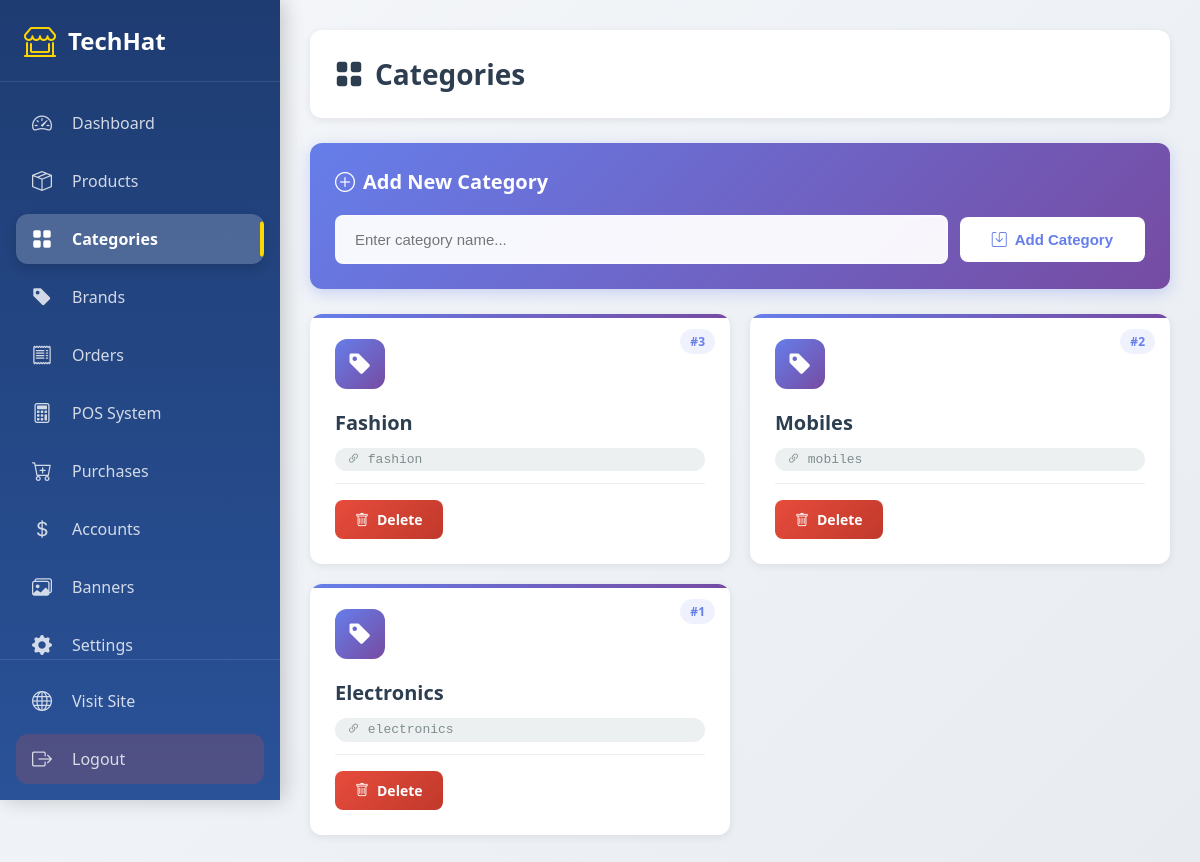
Screenshot of /admin/categories.php (signed in) with the database file from the repository.
### tables this page shows
CREATE TABLE IF NOT EXISTS categories (
    id INT UNSIGNED AUTO_INCREMENT PRIMARY KEY,
    parent_id INT UNSIGNED NULL,
    name VARCHAR(150) NOT NULL,
    slug VARCHAR(180) NOT NULL UNIQUE,
    description TEXT,
    image VARCHAR(255),
    created_at DATETIME NOT NULL DEFAULT CURRENT_TIMESTAMP,
    updated_at DATETIME NOT NULL DEFAULT CURRENT_TIMESTAMP ON UPDATE CURRENT_TIMESTAMP,
    CONSTRAINT fk_categories_parent FOREIGN KEY (parent_id) REFERENCES categories(id) ON DELETE SET NULL,
    INDEX idx_categories_parent (parent_id)
);

### admin/categories.php (the view, shortened to what this page needs)
<?php
require_once '../core/auth.php';
require_once __DIR__ . '/partials/sidebar.php';
$stmt = $pdo->query("SELECT * FROM categories ORDER BY id DESC");
$categories = $stmt->fetchAll();
?>
<!DOCTYPE html>
<html lang="en">
<head>
    <link rel="stylesheet" href="https://cdn.jsdelivr.net/npm/bootstrap-icons@1.11.1/font/bootstrap-icons.css">
</head>
<body>
    <?php include 'partials/sidebar.php'; ?>
    <div class="admin-content">
        <div class="content">
            <div class="page-header">
                <h1>
                    <i class="bi bi-grid-fill"></i>
                    Categories
                </h1>
            </div>
            <div class="add-category-form">
                <h3>
                    <i class="bi bi-plus-circle"></i>
                    Add New Category
                </h3>
                <form method="POST">
                    <div class="form-group">
                        <input type="text" name="name" placeholder="Enter category name..." required>
                        <button type="submit" name="add_category">
                            <i class="bi bi-save"></i>
                            Add Category
                        </button>
                    </div>
                </form>
            </div>
            <?php if (empty($categories)): ?>
                <div class="empty-state">
                    <i class="bi bi-folder2-open"></i>
                    <h3>No Categories Yet</h3>
                    <p>Create your first category above</p>
                </div>
            <?php else: ?>
                <div class="categories-grid">
                    <?php foreach ($categories as $cat): ?>
                        <div class="category-card">
                            <span class="category-id">#<?php echo $cat['id']; ?></span>
                            <div class="category-icon">
                                <i class="bi bi-tag-fill"></i>
                            </div>
                            <h3 class="category-name"><?php echo htmlspecialchars($cat['name']); ?></h3>
                            <span class="category-slug">
                                <i class="bi bi-link-45deg"></i>
                                <?php echo $cat['slug']; ?>
                            </span>
                            <div class="category-actions">
                                <a href="categories.php?delete=<?php echo $cat['id']; ?>"
                                   class="btn-delete"
                                   onclick="return confirm('Are you sure you want to delete this category?')">
                                    <i class="bi bi-trash"></i>
                                    Delete
                                </a>
                            </div>
                        </div>
                    <?php endforeach; ?>
                </div>
            <?php endif; ?>
        </div>
    </div>
</body>
</html>

### admin/partials/sidebar.php (style rules this page uses)
.admin-content { margin-left: 280px; transition: margin-left 0.3s cubic-bezier(0.4, 0, 0.2, 1); }

### admin/categories.php (style rules this page uses)
* { margin: 0; padding: 0; box-sizing: border-box; }
body { font-family: 'Segoe UI', Tahoma, Geneva, Verdana, sans-serif; background: linear-gradient(135deg, #f5f7fa 0%, #e8ecf1 100%); min-height: 100vh; }
.admin-content { margin-left: 280px; transition: margin-left 0.3s; }
.content { padding: 30px; }
.page-header { background: white; padding: 25px; border-radius: 12px; margin-bottom: 25px; box-shadow: 0 2px 8px rgba(0, 0, 0, 0.08); }
.page-header h1 { margin: 0; font-size: 28px; color: #2c3e50; display: flex; align-items: center; gap: 12px; }
.add-category-form { background: linear-gradient(135deg, #667eea 0%, #764ba2 100%); padding: 25px; border-radius: 12px; margin-bottom: 25px; box-shadow: 0 4px 15px rgba(102, 126, 234, 0.3); }
.add-category-form h3 { margin: 0 0 20px 0; color: white; font-size: 20px; display: flex; align-items: center; gap: 8px; }
.form-group { display: flex; gap: 12px; align-items: center; }
.form-group input { flex: 1; padding: 14px 18px; border: 2px solid rgba(255, 255, 255, 0.3); border-radius: 8px; font-size: 15px; background: rgba(255, 255, 255, 0.95); transition: all 0.3s; }
.form-group button { padding: 14px 32px; background: white; color: #667eea; border: none; border-radius: 8px; font-size: 15px; font-weight: 700; cursor: pointer; transition: all 0.3s; display: flex; align-items: center; gap: 8px; }
.categories-grid { display: grid; grid-template-columns: repeat(auto-fill, minmax(280px, 1fr)); gap: 20px; }
.category-card { background: white; border-radius: 12px; padding: 25px; box-shadow: 0 2px 8px rgba(0, 0, 0, 0.08); transition: all 0.3s cubic-bezier(0.4, 0, 0.2, 1); position: relative; overflow: hidden; display: flex; flex-direction: column; gap: 12px; }
.category-card::before { content: ''; position: absolute; top: 0; left: 0; width: 100%; height: 4px; background: linear-gradient(90deg, #667eea 0%, #764ba2 100%); }
.category-icon { width: 50px; height: 50px; background: linear-gradient(135deg, #667eea 0%, #764ba2 100%); border-radius: 12px; display: flex; align-items: center; justify-content: center; color: white; font-size: 24px; margin-bottom: 8px; }
.category-name { font-size: 20px; font-weight: 700; color: #2c3e50; margin: 0; }
.category-slug { font-size: 13px; color: #7f8c8d; background: #ecf0f1; padding: 4px 12px; border-radius: 20px; display: inline-block; font-family: monospace; }
.category-id { position: absolute; top: 15px; right: 15px; background: rgba(102, 126, 234, 0.1); color: #667eea; padding: 4px 10px; border-radius: 20px; font-size: 12px; font-weight: 600; }
.category-actions { margin-top: auto; padding-top: 16px; border-top: 1px solid #ecf0f1; }
.btn-delete { background: linear-gradient(135deg, #e74c3c 0%, #c0392b 100%); color: white; padding: 10px 20px; border-radius: 8px; text-decoration: none; font-weight: 600; display: inline-flex; align-items: center; gap: 8px; transition: all 0.3s; border: none; cursor: pointer; font-size: 14px; }

### rows the page displays
categories: id "3", name "Fashion", slug "fashion"
categories: id "2", name "Mobiles", slug "mobiles"
categories: id "1", name "Electronics", slug "electronics"

### other values shown
$item['label'] "Dashboard"
$item['label'] "Products"
$item['label'] "Categories"
$item['label'] "Brands"
$item['label'] "Orders"
$item['label'] "POS System"
$item['label'] "Purchases"
$item['label'] "Accounts"
$item['label'] "Banners"
$item['label'] "Settings"
